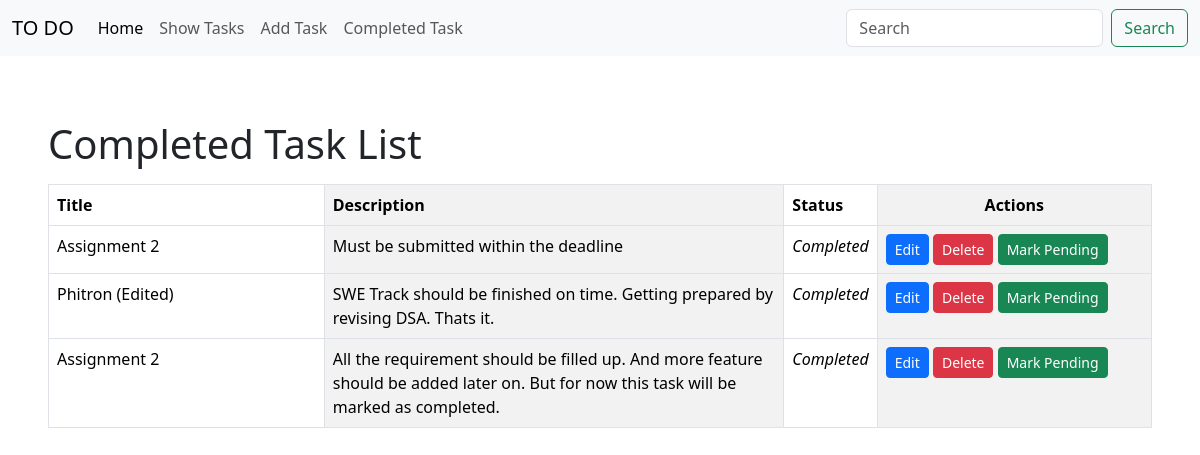
Screenshot of /completed-tasks/ with the database file from the repository.
### task_app/models.py (models this page shows)
class TaskModel(models.Model):
    task_title = models.CharField(max_length=64, verbose_name='Task Title')
    task_description = models.TextField()
    is_completed = models.BooleanField(default=False)

### task_app/views.py (the view)
# urls.py: path('completed-tasks/', views.completed_tasks, name='completed-tasks'),
def completed_tasks(request):
    completed_tasks = TaskModel.objects.filter(is_completed=True)
    return render(
        request, "task_app/completed_task.html", {"completed_tasks": completed_tasks}
    )

### task_app/templates/task_app/completed_task.html
{% extends 'task_app/base.html' %} {% block title %}All Tasks{% endblock %}
{% block content %}
<div class="p-5 items-center">
  <h1 class="pt-3 pb-2">Completed Task List</h1>
  <table class="table table-striped-columns table-bordered">
    <thead>
      <tr>
        <th scope="col" class="col-md-3">Title</th>
        <th scope="col" class="col-md-5">Description</th>
        <th scope="col" class="col-md-1">Status</th>
        <th scope="col" class="text-center">Actions</th>
      </tr>
    </thead>
    <tbody>
      {% for task in completed_tasks %}
      <tr>
        <td>{{task.task_title}}</td>
        <td>{{task.task_description}}</td>
        <td style="font-style: italic">Completed</td>
        <td>
          <a href="{% url 'edit-task' task.id %}"><button class="btn btn-primary btn-sm">Edit</button></a>
          <a href="{% url 'delete-task' task.id %}"><button class="btn btn-danger btn-sm">Delete</button></a>
          <a href="{% url 'mark-task-pending' task.id %}"><button class="btn btn-success btn-sm">Mark Pending</button></a>
        </td>
      </tr>
      {% endfor %}
    </tbody>
  </table>
</div>
{% endblock content %}

### rows the page displays
TaskModel: task_title "Assignment 2", task_description "Must be submitted within the deadline"
TaskModel: task_title "Phitron (Edited)", task_description "SWE Track should be finished on time. Getting prepared by revising DSA. Thats it."
TaskModel: task_title "Assignment 2", task_description "All the requirement should be filled up. And more feature should be added later on. But for now this task will be marked as completed."
